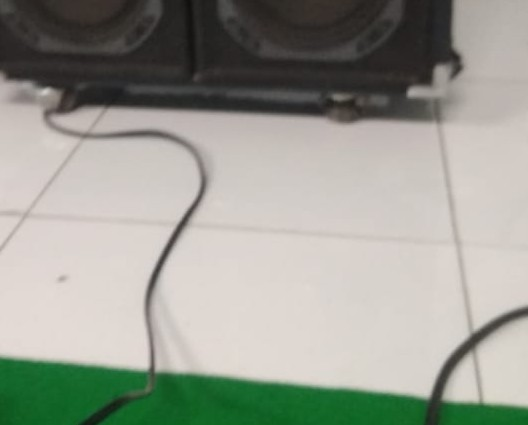
#> input picture color_detection/green_detection/lapangan.jpeg, 528 x 425 px
$ python green_detection.py
#> lines starting #> are read from the running program, lines starting #| are printed output that depends on the picture; after the words box and inside, x2 and y2 are one past the last pixel; in counts of white or black regions, pixels touching at a corner belong together
import cv2
import numpy as np

gambar = cv2.imread('lapangan.jpeg')
#> gambar is the input picture: shape (425, 528, 3); mean B, G, R 146, 155.9, 153.2

hsv = cv2.cvtColor(gambar, cv2.COLOR_BGR2HSV)
#> hsv: shape (425, 528, 3); mean H, S, V 20.5, 35.2, 161
lower_range = np.array([25, 52, 72], dtype=np.uint8)
upper_range = np.array([102,  255, 255], dtype=np.uint8)
mask = cv2.inRange(hsv, lower_range, upper_range)
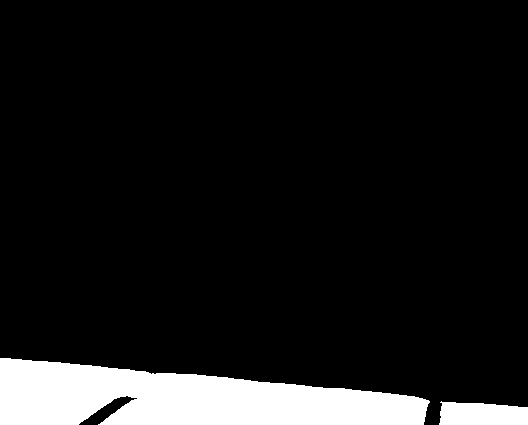
#> mask: shape (425, 528); 9.7% white; 2 white regions, box (x1, y1, x2, y2) and area: (0, 358, 430, 425) 19936, (439, 401, 528, 425) 1836

cv2.imshow('mask', mask)
cv2.imshow('image', gambar)

while(1):
	if cv2.waitKey(0) == ord('q'):
#> (key q is pressed here)
		break
cv2.destroyAllWindows()
